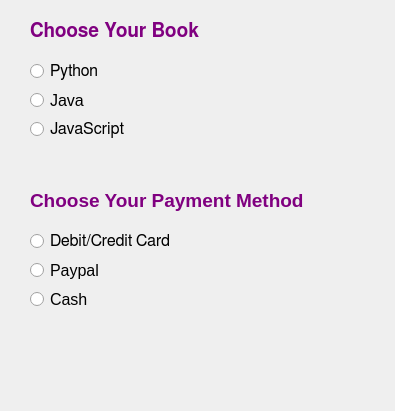
<?xml version="1.0" encoding="UTF-8"?>
<ui version="4.0">
 <class>Dialog</class>
 <widget class="QDialog" name="Dialog">
  <property name="geometry">
   <rect>
    <x>0</x>
    <y>0</y>
    <width>395</width>
    <height>411</height>
   </rect>
  </property>
  <property name="windowTitle">
   <string>Dialog</string>
  </property>
  <property name="styleSheet">
   <string notr="true">QLabel {
color:purple
}</string>
  </property>
  <widget class="QLabel" name="label">
   <property name="geometry">
    <rect>
     <x>30</x>
     <y>10</y>
     <width>191</width>
     <height>41</height>
    </rect>
   </property>
   <property name="font">
    <font>
     <family>FreeSans</family>
     <pointsize>14</pointsize>
     <bold>true</bold>
    </font>
   </property>
   <property name="text">
    <string>Choose Your Book </string>
   </property>
  </widget>
  <widget class="QLabel" name="label_2">
   <property name="geometry">
    <rect>
     <x>30</x>
     <y>180</y>
     <width>291</width>
     <height>41</height>
    </rect>
   </property>
   <property name="font">
    <font>
     <pointsize>14</pointsize>
     <bold>true</bold>
    </font>
   </property>
   <property name="text">
    <string>Choose Your Payment Method </string>
   </property>
  </widget>
  <widget class="QLabel" name="label_result">
   <property name="geometry">
    <rect>
     <x>30</x>
     <y>350</y>
     <width>201</width>
     <height>41</height>
    </rect>
   </property>
   <property name="font">
    <font>
     <family>FreeSans</family>
     <pointsize>12</pointsize>
     <bold>true</bold>
    </font>
   </property>
   <property name="text">
    <string/>
   </property>
  </widget>
  <widget class="QWidget" name="">
   <property name="geometry">
    <rect>
     <x>30</x>
     <y>60</y>
     <width>103</width>
     <height>80</height>
    </rect>
   </property>
   <layout class="QVBoxLayout" name="verticalLayout">
    <item>
     <widget class="QRadioButton" name="radioButton_py">
      <property name="font">
       <font>
        <family>FreeSans</family>
        <pointsize>12</pointsize>
        <bold>false</bold>
       </font>
      </property>
      <property name="text">
       <string>Python</string>
      </property>
     </widget>
    </item>
    <item>
     <widget class="QRadioButton" name="radioButton_java">
      <property name="font">
       <font>
        <pointsize>12</pointsize>
        <bold>false</bold>
       </font>
      </property>
      <property name="text">
       <string>Java</string>
      </property>
     </widget>
    </item>
    <item>
     <widget class="QRadioButton" name="radioButton_js">
      <property name="font">
       <font>
        <family>FreeSans</family>
        <pointsize>12</pointsize>
        <bold>false</bold>
       </font>
      </property>
      <property name="text">
       <string>JavaScript</string>
      </property>
     </widget>
    </item>
   </layout>
  </widget>
  <widget class="QWidget" name="">
   <property name="geometry">
    <rect>
     <x>30</x>
     <y>230</y>
     <width>149</width>
     <height>80</height>
    </rect>
   </property>
   <layout class="QVBoxLayout" name="verticalLayout_2">
    <item>
     <widget class="QRadioButton" name="radioButton_deb">
      <property name="font">
       <font>
        <family>FreeSans</family>
        <pointsize>12</pointsize>
       </font>
      </property>
      <property name="text">
       <string>Debit/Credit Card</string>
      </property>
     </widget>
    </item>
    <item>
     <widget class="QRadioButton" name="radioButton_paypal">
      <property name="font">
       <font>
        <pointsize>12</pointsize>
       </font>
      </property>
      <property name="text">
       <string>Paypal</string>
      </property>
     </widget>
    </item>
    <item>
     <widget class="QRadioButton" name="radioButton_cash">
      <property name="font">
       <font>
        <pointsize>12</pointsize>
       </font>
      </property>
      <property name="text">
       <string>Cash</string>
      </property>
     </widget>
    </item>
   </layout>
  </widget>
 </widget>
 <resources/>
 <connections/>
</ui>
